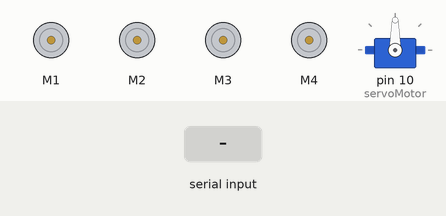
Recording of a sketch running on a simulated Arduino Uno, built with avr-gcc and run on an emulated ATmega328P. Shown: 4 × DC motor (green arrow = forward, orange = backward, longer = faster), servo. Inputs (shaded band) come from the test bench.

Above: at 1.2 s.
1.3 s: "1" received over Serial
At 2.5 s:
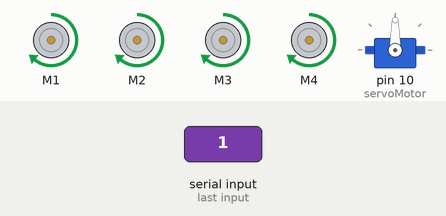
2.8 s: "0" received over Serial
At 3.7 s:
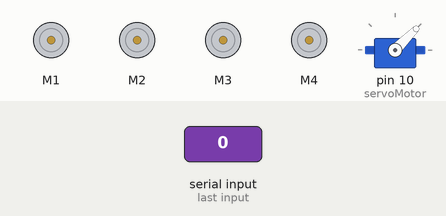
4.3 s: "2" received over Serial
At 4.9 s:
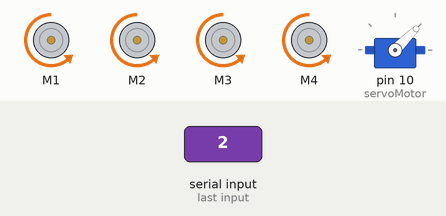
5.8 s: "1" received over Serial
At 7.2 s:
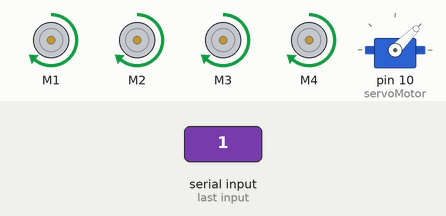
Timing chart, 0 to 8.3 s (numbered marks = the images above; inputs shaded):
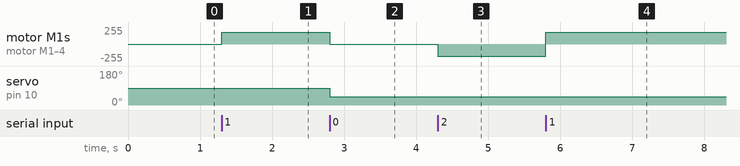

The sketch:

Robotator.ino
```cpp
#include <Wire.h>
#include <AFMotor.h>
#include <Servo.h>

// Initialisation des moteurs
AF_DCMotor motor1(1, MOTOR12_64KHZ); // Arrière Droit
AF_DCMotor motor2(2, MOTOR12_64KHZ); // Avant Droit
AF_DCMotor motor3(3, MOTOR34_64KHZ); // Avant Gauche
AF_DCMotor motor4(4, MOTOR34_64KHZ); // Arrière Gauche

Servo servoMotor;
int servoMotorPosition = 45; // Direction : tout droit

// Constantes
char STOP_MOTORS = '0';
char FORWARD_DIRECTION = '1';
char BACKWARD_DIRECTION = '2';
char SPIN_RIGHT = '3';
char SPIN_LEFT = '4';
char TURN_RIGHT = '5';
char TURN_LEFT = '6';
char STRAIGHT = '7';
char TURBO_SPEED = 't';
char NORMAL_SPEED = 'n';
int TURBO_ON = 255; // 255/255
int TURBO_OFF = 180; // 180/255

// Initialisation
void setup() {
    Serial.begin(9600); // écoute à 9600 bps

    motor1.setSpeed(TURBO_OFF);
    motor2.setSpeed(TURBO_OFF);
    motor3.setSpeed(TURBO_OFF);
    motor4.setSpeed(TURBO_OFF);

    // Les moteurs ne tournent pas au démarrage
    motor1.run(RELEASE); // Arrière Droit
    motor2.run(RELEASE); // Avant Droit
    motor3.run(RELEASE); // Avant Gauche
    motor4.run(RELEASE); // Arrière Gauche

    servoMotor.attach(10); // 9 ou 10 en fonction des pins
}

// Reception des messages
void loop() {
    char msg = Serial.read();

    // AVANCE
    if(msg == FORWARD_DIRECTION){
        moveForward();
    }

    // RECULE
    else if(msg == BACKWARD_DIRECTION){
        moveBackward();
    }

    // SPIN A DROITE
    else if(msg == SPIN_RIGHT){
        spinRight();
    }

    // SPIN A GAUCHE
    else if(msg == SPIN_LEFT){
        spinLeft();
    }

    // TOURNE A DROITE (pas de else pour pouvoir tourner tout en avançant)
    if(msg == TURN_RIGHT){
        turnRight();
    }

    // TOURNE A GAUCHE (pas de else pour pouvoir tourner tout en avançant)
    if(msg == TURN_LEFT){
        turnLeft();
    }

    // Remet le servomotor droit
    if(msg == STRAIGHT){
        straight();
    }

    // Arrête les moteurs
    else if(msg == STOP_MOTORS){
        stopMotors();
    }

    // Passe les moteurs à la vitesse turbo
    if(msg == TURBO_SPEED){
        setMotorSpeed(TURBO_ON);
    }

    // Passe les moteurs à la vitesse normale
    if(msg == NORMAL_SPEED){
        setMotorSpeed(TURBO_OFF);
    }
}

// Fonctions
void setMotorSpeed(int speed){
    motor1.setSpeed(speed); // 180 ou 255 - Arrière Droit
    motor2.setSpeed(speed); // 180 ou 255 - Avant Droit
    motor3.setSpeed(speed); // 180 ou 255 - Avant Gauche
    motor4.setSpeed(speed); // 180 ou 255 - Arrière Gauche
}

void moveForward(){
    motor1.run(FORWARD); // Arrière Droit
    motor2.run(FORWARD); // Avant Droit
    motor3.run(FORWARD); // Avant Gauche
    motor4.run(FORWARD); // Arrière Gauche
}

void moveBackward(){
    motor1.run(BACKWARD); // Arrière Droit
    motor2.run(BACKWARD); // Avant Droit
    motor3.run(BACKWARD); // Avant Gauche
    motor4.run(BACKWARD); // Arrière Gauche
}

void spinRight(){
    motor1.run(BACKWARD); // Arrière Droit
    motor2.run(BACKWARD); // Avant Droit
    motor3.run(FORWARD); // Avant Gauche
    motor4.run(FORWARD); // Arrière Gauche

    servoMotorPosition = 90;
    servoMotor.write(servoMotorPosition);
}

void spinLeft(){
    motor1.run(FORWARD); // Arrière Droit
    motor2.run(FORWARD); // Avant Droit
    motor3.run(BACKWARD); // Avant Gauche
    motor4.run(BACKWARD); // Arrière Gauche

    servoMotorPosition = 0;
    servoMotor.write(servoMotorPosition);
}

void turnRight(){
    servoMotorPosition = 90;
    servoMotor.write(servoMotorPosition);
}

void turnLeft(){
    servoMotorPosition = 0;
    servoMotor.write(servoMotorPosition);
}

void straight(){
    servoMotorPosition = 45;
    servoMotor.write(servoMotorPosition);
}

void stopMotors(){
    motor1.run(RELEASE); // Arrière Droit
    motor2.run(RELEASE); // Avant Droit
    motor3.run(RELEASE); // Avant Gauche
    motor4.run(RELEASE); // Arrière Gauche

    servoMotorPosition = 45;
    servoMotor.write(servoMotorPosition);
}
```

Measured:
- after the input at 1.3 s, motor M1–4: stopped → forward 180/255 at once
- after the input at 2.8 s, motor M1–4: forward 180/255 → stopped at once; servo on pin 10 (servoMotor): 90° → 45° at once
- after the input at 4.3 s, motor M1–4: stopped → backward 180/255 at once
- after the input at 5.8 s, motor M1–4: backward 180/255 → forward 180/255 at once
